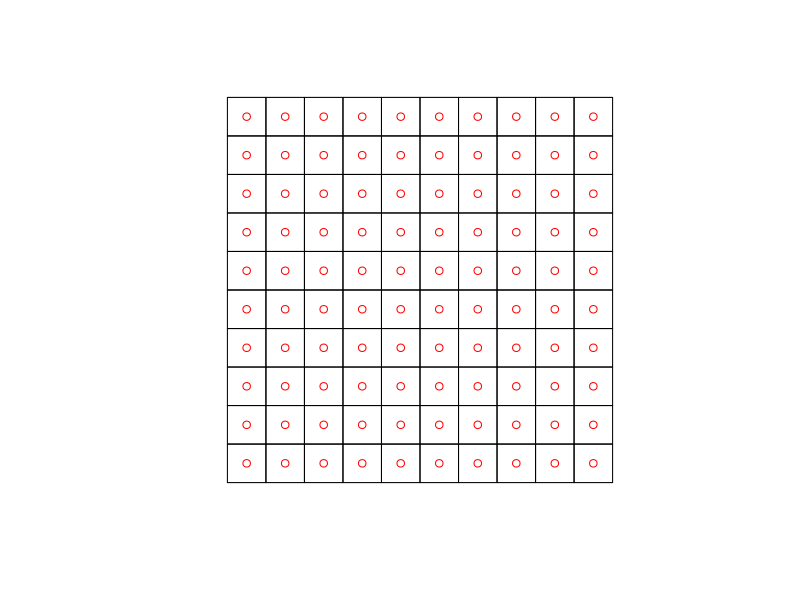
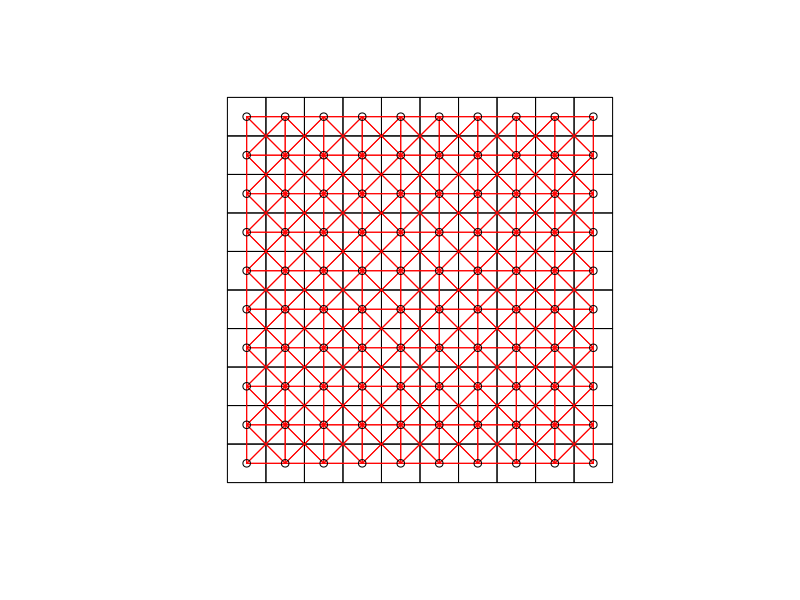
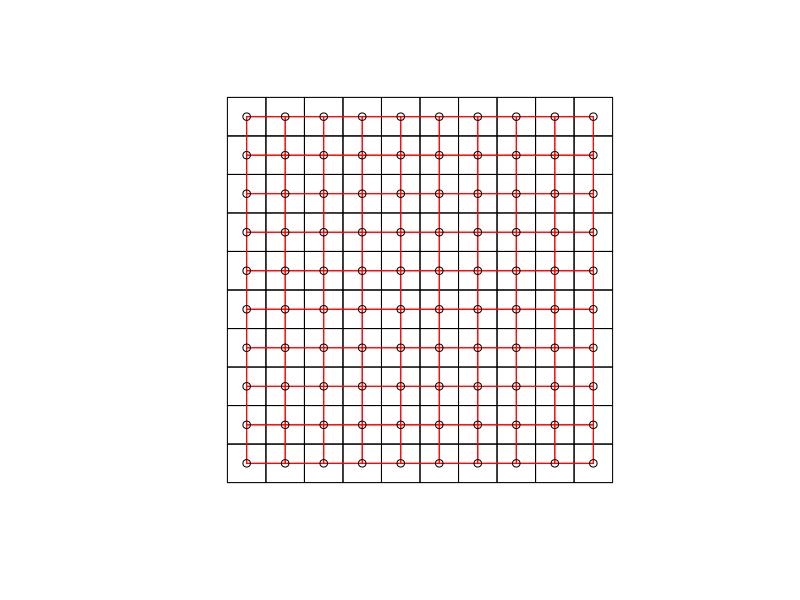

These figures' R source, in order:
# This code generates queen's and rook's based neighbors from scratch,
# .. first a a regular spatial grid is constructed.
#
library(raster)
library(sf)
library(spdep)
#
e <- as(raster::extent(0, 100, 0, 100), "SpatialPolygons") %>% 
  st_as_sf()
grd_lrg <- st_make_grid(e, cellsize = c(10, 10))
coords <- st_make_grid(e, cellsize = c(10, 10), what = "centers")
#
plot(grd_lrg)
plot(coords, col = "red", add=T)
#
## queen neighbors
nb_queen <- poly2nb(grd_lrg, queen = T)
#
plot(grd_lrg)
plot(nb_queen, coords, col = "red", add = T)
#
## rook neighbors
# (queen = F does not seem to work properly here, as of 8.8.2019)
nb_rook <- dnearneigh(coords, d1=0, d2=11)
#
plot(grd_lrg)
plot(nb_rook, coords, col = "red", add = T)
#
#
## adapted from https://gis.stackexchange.com/questions/273233/create-spatial-polygon-grid-from-spatial-points-in-r
